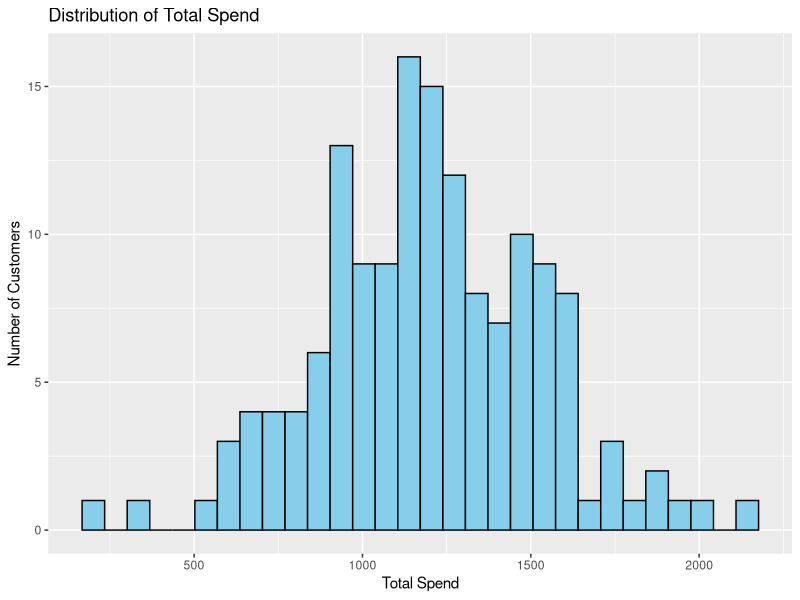
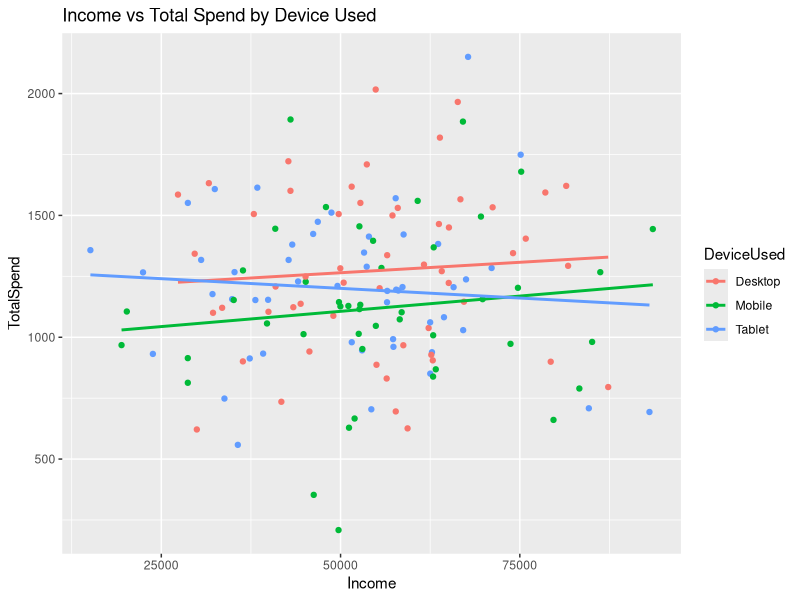
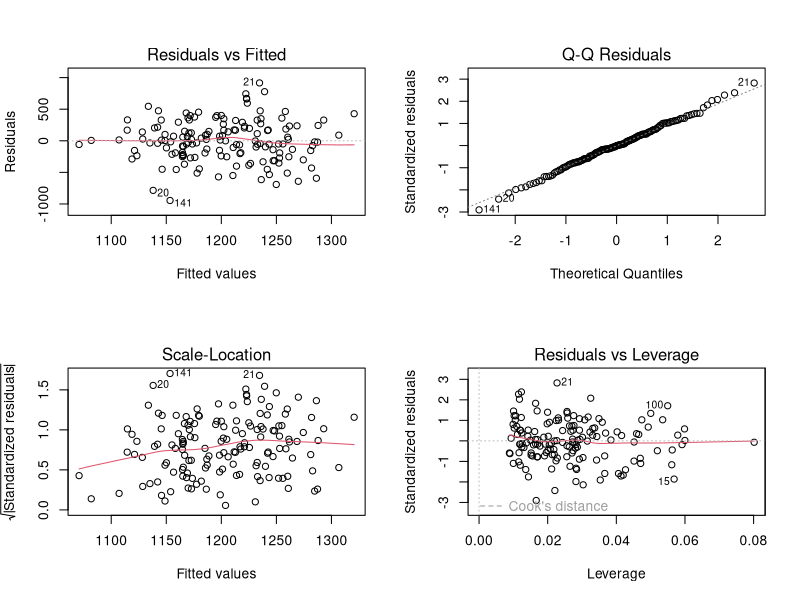
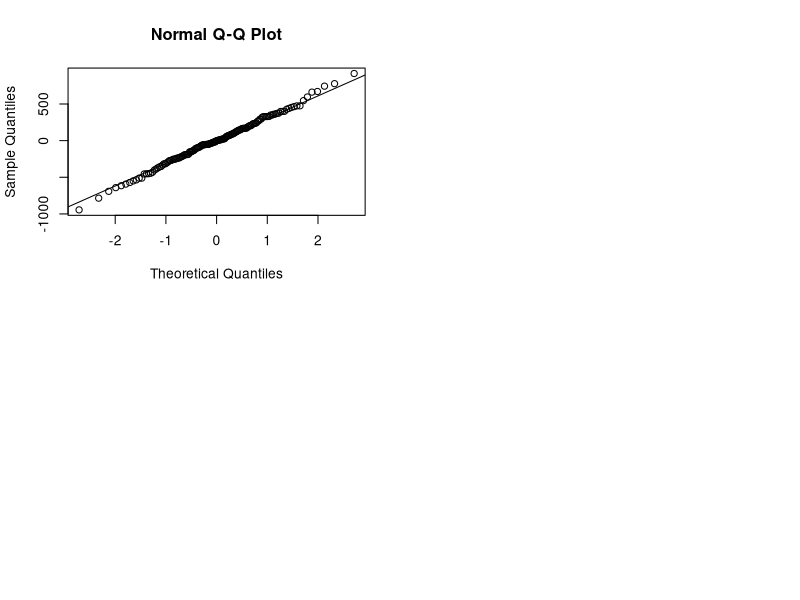

Recreate these plots in R, in order.
# ================================================
# Final Project: Regression Model Development and Validation
# ================================================

# ================================================
# Graded Challenge 1: Data Preparation & Exploration (25 points)
# ================================================

# Step 1: Load dependencies and dataset
library(tidyverse)     # For data wrangling and visualization
library(broom)         # For tidying model outputs
library(car)           # For checking multicollinearity
library(ggplot2)       # For plotting
library(tibble)
library(dplyr)

# Load dataset as analyis_df
analysis_df <- read_csv("regression_model_final.csv")

# Step 2: Examine structure and summary statistics
# YOUR CODE HERE
str(analysis_df)  # Check structure and variable types
summary(analysis_df)  # Get summary statistics for numerical columns

# Step 3: Identify and remove missing values
sum(is.na(analysis_df))  # Identify total missing values
analysis_df <- drop_na(analysis_df)  # Remove rows with NA values

# Step 4: Calculate mean and standard deviation for:
# Income, Age, TotalSpend

# Calculate mean of provided data
mean_income <- mean(analysis_df$Income)
mean_age <- mean(analysis_df$Age)
mean_totalspend <- mean(analysis_df$TotalSpend)

# Calculate standard deviations and store in the provided variables
sd_income <- sd(analysis_df$Income)
sd_age <- sd(analysis_df$Age)
sd_totalspend <- sd(analysis_df$TotalSpend)

# ================================================
# Graded Challenge 2: Data Visualization with ggplot2 (25 points)
# ================================================

# Step 1: Create a histogram of TotalSpend and store in plot_1
# - Fill color: skyblue
# - Border color: black
# - Bins: 30
# - Title: "Distribution of Total Spend"
# - X-axis: "Total Spend"
# - Y-axis: "Number of Customers"

# GRADED HISTOGRAM  1
plot_1 <- ggplot(analysis_df, aes(x = TotalSpend)) +
  geom_histogram(fill = "skyblue", color = "black", bins = 30) +
  labs(title = "Distribution of Total Spend",
       x = "Total Spend",
       y = "Number of Customers")

print(plot_1)


# Step 2: Create a scatter plot of Income vs TotalSpend and store in plot_2.
# - Color points by DeviceUsed
# - Add a linear trend line using geom_smooth
# - Title: "Income vs Total Spend by Device Used"

# GRADED SCATTERPLOT 2
plot_2 <- ggplot(analysis_df, aes(x = Income, y = TotalSpend, color = DeviceUsed)) +
  geom_point() +
  geom_smooth(method = "lm", se = FALSE) +
  labs(title = "Income vs Total Spend by Device Used")

print(plot_2)

# Step 3: Insights and Recommendations
# Describe 3–4 sentences about key findings
# Provide 2 bullet-style recommendations

# KEY FINDINGS:
# Add your sentences here.

# - Recommendation 1: YOUR COMMENT HERE
# - Recommendation 2: YOUR COMMENT HERE


# ================================================
# Graded Challenge 3: Model Development (25 points)
# ================================================

# Step 1: Build a simple regression model: TotalSpend ~ Income

model_simple <- lm(TotalSpend ~ Income, data = analysis_df)
print(summary(model_simple))

# Step 2: Report R-squared and interpret slope

# Get R-Squared for model_simple and store in r_squared_simple
r_squared_simple <- summary(model_simple)$r.squared
cat("R-squared for the simple model:", r_squared_simple, "\n") 

# Calculate slope and store in slope_simple
slope_simple <- coef(model_simple)["Income"]
cat("Slope for the simple model:", slope_simple, "\n")

# ADD ANY INTERPRETATION IN COMMENTS

# Step 3: Build a multiple regression model with:
# Income, Age, PurchaseHistoryScore

model_multi <- lm(TotalSpend ~ Income + Age + PurchaseHistoryScore, data = analysis_df)

# Step 4: Use summary() and broom::glance() to evaluate model_multi

# # Add summary here 
summary <- summary(model_multi)
print(summary)

# # Add broom::glance() here
broom_evaluation <- broom::glance(model_multi)
print(broom_evaluation)

# ================================================
# Graded Challenge 4: Model Validation & Prediction (25 points)
# ================================================

# Pre-Requisites: Use the model created in Activity 3, model_multi
# Fill in the blanks with your code below:

# Step 1: Use diagnostic plots and vif() to evaluate assumptions using par() with c(2,2)

par(mfrow = c(2, 2))
plot_4 <- plot(model_multi)  # Use model_multi
print(plot_4)

# Store the VIF results
vif_results <- vif(model_multi)
print(vif_results)

# Step 2: Check for normality using qqnorm(), qqline(), and shapiro.test()
shapiro_result <- shapiro.test(residuals(model_multi)) # Store the result
print(shapiro_result)

qqnorm <- qqnorm(residuals(model_multi))
qqline <- qqline(residuals(model_multi))

# # Step 3: Predict TotalSpend for the 3 new customer profiles provided below:
# - Customer 1: (Income = 55000, Age: 30, PurchaseHistoryScore: 60)
# - Customer 2: (Income = 75000, Age: 45, PurchaseHistoryScore: 80)
# - Customer 3: (Income = 95000, Age: 60, PurchaseHistoryScore: 90)

new_profiles <- tibble(
  Income = c(55000, 75000, 95000),
  Age = c(30, 45, 60),
  PurchaseHistoryScore = c(60, 80, 90)
)

# Step 4: Add prediction intervals for new_profiles and interpret results

prediction_intervals <- predict(model_multi, newdata = new_profiles, interval = "prediction")
print(prediction_intervals)

# Step 5: Estimate likelihood of high spending behavior
# Fill in the blanks with your code below

# Part A: Create a binary variable 'HighSpender' where TotalSpend > 500 and store in analysis_df_final
analysis_df_final <- analysis_df %>%
  mutate(HighSpender = if_else(TotalSpend > 500, 1, 0))

# Part B: Fit a logistic regression model predicting HighSpender from Age, Income, and PurchaseHistoryScore
logistic_model <- glm(HighSpender ~ Income + Age + PurchaseHistoryScore, 
                      data = analysis_df_final, family = binomial)

# Part C: Create a new tibble with a hypothetical customer profile provided below:
# - Customer: (Income = 50000, Age: 40, PurchaseHistoryScore: 70)

test_customer <- tibble(
  Income = 50000,
  Age = 40,
  PurchaseHistoryScore = 70
)
# Part D: Use predict(..., type = "response") to estimate probability
# Predict probability of high spending
predicted_probability <- predict(logistic_model, newdata = test_customer, type = "response")
print(predicted_probability)
